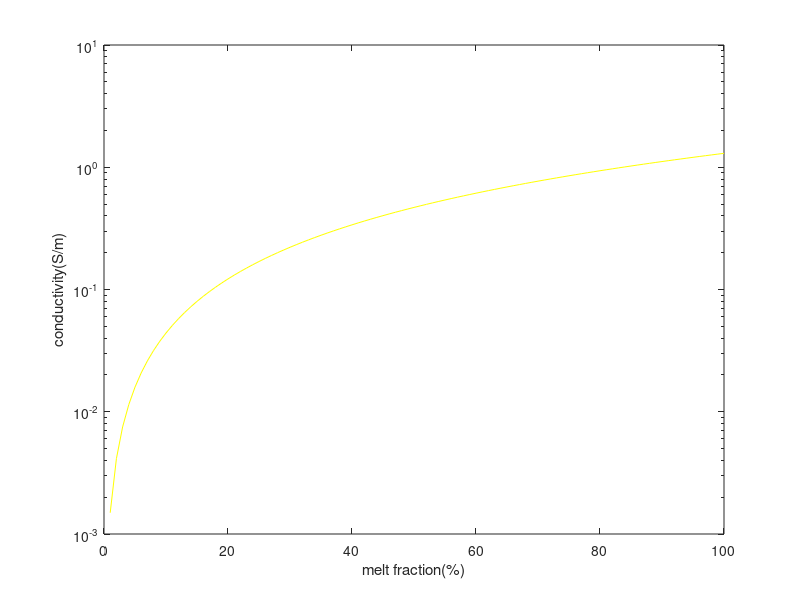

Reproduce this figure in MATLAB.
%%Modified archie's law
%%Ten Grotenhuis S M, Drury M R, Spiers C J, et al. Melt distribution in olivine rocks based on electrical conductivity measurements[J]. Journal of Geophysical Research: Solid Earth, 2005, 110(12): 1-11. https://doi.org/10.1029/2004JB003462.
%%Watanabe T, Kurita K. The relationship between electrical conductivity and melt fraction in a partially molten simple system: Archie¡¯s law behavior[J]. Physics of the Earth and Planetary Interiors, 1993, 78(1-2): 9-17. https://doi.org/10.1016/0031-9201(93)90079-O.
%%coded by GuJiangfan@CUGB
%%meltfraction-conductivity 
meltsigma=1;%replace it with any result you find/calculate/measure
phi=0:0.01:1;
phip=phi*100;
C=1.3;
m=1.47;
sigmaachie=meltsigma*C*power(phi,m);
semilogy(phip,sigmaachie,'y');
hold on
xlabel('melt fraction(%)');
ylabel('conductivity(S/m)');
